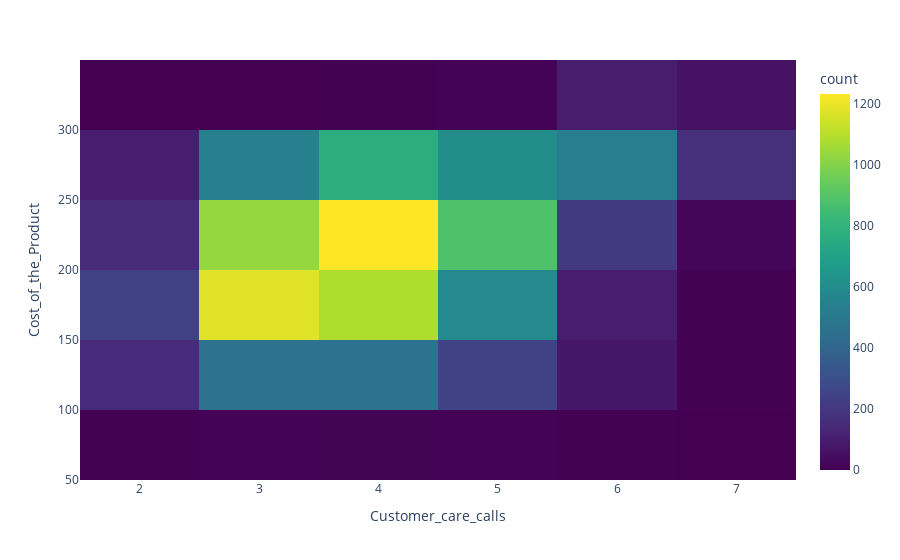

The notebook cell this image was saved under:
### Code cell
fig.show()

### Figure 1 — Plotly figure (JSON) as saved in the notebook; plotly's stock layout.template omitted (floating-point values rounded to 4 significant figures; data arrays with more than 128 entries replaced by an {"elided": "..."} marker saying what was removed)
{"data": [{"coloraxis": "coloraxis", "hovertemplate": "Customer_care_calls=%{x}<br>Cost_of_the_Product=%{y}<br>count=%{z}<extra></extra>", "name": "", "nbinsx": 10, "nbinsy": 10, "type": "histogram2d", "x": {"elided": "10999 int values"}, "xaxis": "x", "xbingroup": "x", "y": {"elided": "10999 int values"}, "yaxis": "y", "ybingroup": "y"}], "layout": {"coloraxis": {"colorbar": {"title": {"text": "count"}}, "colorscale": [[0, "#440154"], [0.1111, "#482878"], [0.2222, "#3e4989"], [0.3333, "#31688e"], [0.4444, "#26828e"], [0.5556, "#1f9e89"], [0.6667, "#35b779"], [0.7778, "#6ece58"], [0.8889, "#b5de2b"], [1, "#fde725"]]}, "legend": {"tracegroupgap": 0}, "margin": {"t": 60}, "xaxis": {"anchor": "y", "domain": [0, 1], "title": {"text": "Customer_care_calls"}}, "yaxis": {"anchor": "x", "domain": [0, 1], "title": {"text": "Cost_of_the_Product"}}}}
